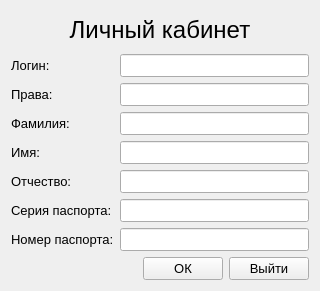
<?xml version="1.0" encoding="UTF-8"?>
<ui version="4.0">
 <class>AccountWindow</class>
 <widget class="QWidget" name="AccountWindow">
  <property name="geometry">
   <rect>
    <x>0</x>
    <y>0</y>
    <width>320</width>
    <height>291</height>
   </rect>
  </property>
  <property name="font">
   <font>
    <pointsize>10</pointsize>
   </font>
  </property>
  <property name="windowTitle">
   <string>Form</string>
  </property>
  <layout class="QVBoxLayout" name="verticalLayout">
   <item>
    <widget class="QLabel" name="titleLabel">
     <property name="font">
      <font>
       <pointsize>18</pointsize>
      </font>
     </property>
     <property name="text">
      <string>Личный кабинет</string>
     </property>
     <property name="alignment">
      <set>Qt::AlignCenter</set>
     </property>
    </widget>
   </item>
   <item>
    <layout class="QFormLayout" name="formLayout">
     <item row="0" column="0">
      <widget class="QLabel" name="loginLabel">
       <property name="text">
        <string>Логин:</string>
       </property>
      </widget>
     </item>
     <item row="0" column="1">
      <widget class="QLineEdit" name="loginLine"/>
     </item>
     <item row="1" column="0">
      <widget class="QLabel" name="rootLabel">
       <property name="text">
        <string>Права:</string>
       </property>
      </widget>
     </item>
     <item row="1" column="1">
      <widget class="QLineEdit" name="rootLine">
       <property name="text">
        <string/>
       </property>
       <property name="readOnly">
        <bool>true</bool>
       </property>
      </widget>
     </item>
     <item row="2" column="0">
      <widget class="QLabel" name="surnameLabel">
       <property name="text">
        <string>Фамилия:</string>
       </property>
      </widget>
     </item>
     <item row="2" column="1">
      <widget class="QLineEdit" name="surnameLine"/>
     </item>
     <item row="3" column="0">
      <widget class="QLabel" name="nameLabel">
       <property name="text">
        <string>Имя:</string>
       </property>
      </widget>
     </item>
     <item row="3" column="1">
      <widget class="QLineEdit" name="nameLine"/>
     </item>
     <item row="4" column="0">
      <widget class="QLabel" name="midnameLabel">
       <property name="text">
        <string>Отчество:</string>
       </property>
      </widget>
     </item>
     <item row="4" column="1">
      <widget class="QLineEdit" name="midnameLine"/>
     </item>
     <item row="5" column="0">
      <widget class="QLabel" name="passportSerialLabel">
       <property name="text">
        <string>Серия паспорта:</string>
       </property>
      </widget>
     </item>
     <item row="5" column="1">
      <widget class="QLineEdit" name="passportSerialLine"/>
     </item>
     <item row="6" column="0">
      <widget class="QLabel" name="passportNumberLabel">
       <property name="text">
        <string>Номер паспорта:</string>
       </property>
      </widget>
     </item>
     <item row="6" column="1">
      <widget class="QLineEdit" name="passportNumberLine"/>
     </item>
    </layout>
   </item>
   <item>
    <layout class="QHBoxLayout" name="horizontalLayout_8">
     <item>
      <spacer name="horizontalSpacer">
       <property name="orientation">
        <enum>Qt::Horizontal</enum>
       </property>
       <property name="sizeHint" stdset="0">
        <size>
         <width>40</width>
         <height>20</height>
        </size>
       </property>
      </spacer>
     </item>
     <item>
      <widget class="QPushButton" name="OKButton">
       <property name="sizePolicy">
        <sizepolicy hsizetype="Fixed" vsizetype="Fixed">
         <horstretch>0</horstretch>
         <verstretch>0</verstretch>
        </sizepolicy>
       </property>
       <property name="text">
        <string>ОК</string>
       </property>
      </widget>
     </item>
     <item>
      <widget class="QPushButton" name="exitButton">
       <property name="sizePolicy">
        <sizepolicy hsizetype="Fixed" vsizetype="Fixed">
         <horstretch>0</horstretch>
         <verstretch>0</verstretch>
        </sizepolicy>
       </property>
       <property name="text">
        <string>Выйти</string>
       </property>
       <property name="autoDefault">
        <bool>false</bool>
       </property>
       <property name="default">
        <bool>false</bool>
       </property>
       <property name="flat">
        <bool>false</bool>
       </property>
      </widget>
     </item>
    </layout>
   </item>
  </layout>
 </widget>
 <resources/>
 <connections/>
</ui>
